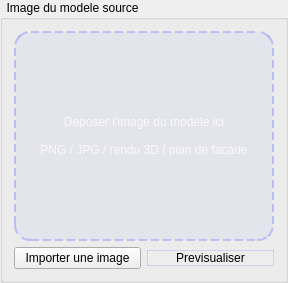
                   <widget class="QGroupBox" name="gb_pc_model_source">
                    <property name="title">
                     <string>  Image du modele source</string>
                    </property>
                    <layout class="QVBoxLayout" name="vl_pc_model_source">
                     <item>
                      <widget class="QLabel" name="lb_pc_model_dropzone">
                       <property name="minimumSize">
                        <size>
                         <width>0</width>
                         <height>210</height>
                        </size>
                       </property>
                       <property name="styleSheet">
                        <string notr="true">border:2px dashed rgba(129,140,248,0.45);border-radius:16px;background:rgba(99,102,241,0.06);padding:24px;color:rgba(255,255,255,0.78);</string>
                       </property>
                       <property name="text">
                        <string>Deposer l'image du modele ici

PNG / JPG / rendu 3D / plan de facade</string>
                       </property>
                       <property name="alignment">
                        <set>Qt::AlignmentFlag::AlignCenter</set>
                       </property>
                      </widget>
                     </item>
                     <item>
                      <layout class="QHBoxLayout" name="hl_pc_model_import">
                       <item>
                        <widget class="QPushButton" name="btn_pc_model_import">
                         <property name="text">
                          <string>Importer une image</string>
                         </property>
                        </widget>
                       </item>
                       <item>
                        <widget class="QPushButton" name="btn_pc_model_preview">
                         <property name="styleSheet">
                          <string notr="true">background:rgba(255,255,255,0.08);border:1px solid rgba(99,102,241,0.2);</string>
                         </property>
                         <property name="text">
                          <string>Previsualiser</string>
                         </property>
                        </widget>
                       </item>
                      </layout>
                     </item>
                    </layout>
                   </widget>
